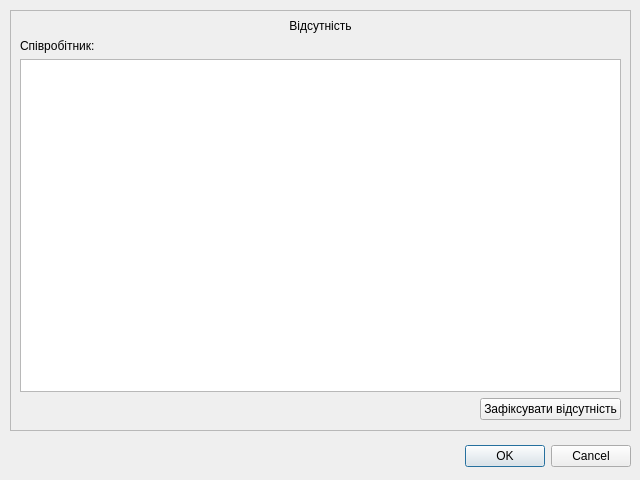
<?xml version="1.0" encoding="UTF-8"?>
<ui version="4.0">
 <class>Dialog_staffabsence</class>
 <widget class="QDialog" name="Dialog_staffabsence">
  <property name="geometry">
   <rect>
    <x>0</x>
    <y>0</y>
    <width>640</width>
    <height>480</height>
   </rect>
  </property>
  <property name="windowTitle">
   <string>Відсутність співробітника</string>
  </property>
  <property name="modal">
   <bool>true</bool>
  </property>
  <widget class="QDialogButtonBox" name="buttonBox">
   <property name="geometry">
    <rect>
     <x>10</x>
     <y>440</y>
     <width>621</width>
     <height>32</height>
    </rect>
   </property>
   <property name="orientation">
    <enum>Qt::Horizontal</enum>
   </property>
   <property name="standardButtons">
    <set>QDialogButtonBox::Cancel|QDialogButtonBox::Ok</set>
   </property>
  </widget>
  <widget class="QFrame" name="frame">
   <property name="geometry">
    <rect>
     <x>10</x>
     <y>10</y>
     <width>621</width>
     <height>421</height>
    </rect>
   </property>
   <property name="frameShape">
    <enum>QFrame::StyledPanel</enum>
   </property>
   <property name="frameShadow">
    <enum>QFrame::Raised</enum>
   </property>
   <widget class="QWidget" name="verticalLayoutWidget">
    <property name="geometry">
     <rect>
      <x>10</x>
      <y>9</y>
      <width>601</width>
      <height>401</height>
     </rect>
    </property>
    <layout class="QVBoxLayout" name="verticalLayout">
     <item>
      <widget class="QLabel" name="label">
       <property name="text">
        <string>Відсутність</string>
       </property>
       <property name="alignment">
        <set>Qt::AlignCenter</set>
       </property>
      </widget>
     </item>
     <item>
      <layout class="QHBoxLayout" name="horizontalLayout">
       <item>
        <widget class="QLabel" name="label_2">
         <property name="text">
          <string>Співробітник:</string>
         </property>
        </widget>
       </item>
       <item>
        <widget class="QLabel" name="staffNameSurname">
         <property name="text">
          <string/>
         </property>
        </widget>
       </item>
      </layout>
     </item>
     <item>
      <widget class="QTableView" name="absenceTable"/>
     </item>
     <item>
      <layout class="QGridLayout" name="gridLayout_2">
       <item row="0" column="1">
        <widget class="QPushButton" name="addAbsence">
         <property name="sizePolicy">
          <sizepolicy hsizetype="Maximum" vsizetype="Fixed">
           <horstretch>0</horstretch>
           <verstretch>0</verstretch>
          </sizepolicy>
         </property>
         <property name="cursor">
          <cursorShape>PointingHandCursor</cursorShape>
         </property>
         <property name="text">
          <string>Зафіксувати відсутність</string>
         </property>
        </widget>
       </item>
       <item row="0" column="0">
        <widget class="QLabel" name="label_3">
         <property name="text">
          <string/>
         </property>
        </widget>
       </item>
      </layout>
     </item>
    </layout>
   </widget>
  </widget>
 </widget>
 <resources/>
 <connections>
  <connection>
   <sender>buttonBox</sender>
   <signal>accepted()</signal>
   <receiver>Dialog_staffabsence</receiver>
   <slot>accept()</slot>
   <hints>
    <hint type="sourcelabel">
     <x>248</x>
     <y>254</y>
    </hint>
    <hint type="destinationlabel">
     <x>157</x>
     <y>274</y>
    </hint>
   </hints>
  </connection>
  <connection>
   <sender>buttonBox</sender>
   <signal>rejected()</signal>
   <receiver>Dialog_staffabsence</receiver>
   <slot>reject()</slot>
   <hints>
    <hint type="sourcelabel">
     <x>316</x>
     <y>260</y>
    </hint>
    <hint type="destinationlabel">
     <x>286</x>
     <y>274</y>
    </hint>
   </hints>
  </connection>
 </connections>
</ui>
